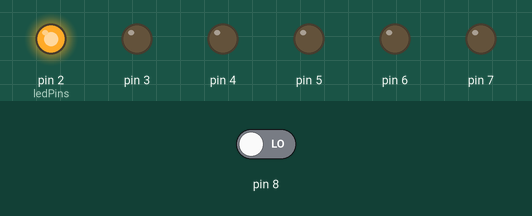
A sketch run on a simulated Arduino Uno, built with avr-gcc and run on an emulated ATmega328P. Parts: output pins drawn as LEDs (lit = HIGH). Inputs (shaded band) come from the test bench; at power-on: pin 8 LOW. What the sketch prints to the serial monitor is not drawn.

Above: at 0.5 s.
At 1.5 s:
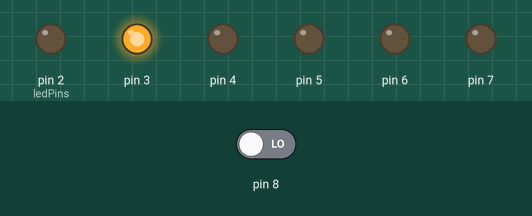
At 2.5 s:
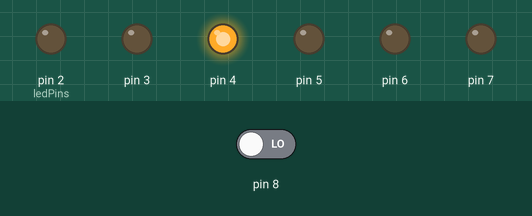
At 3.5 s:
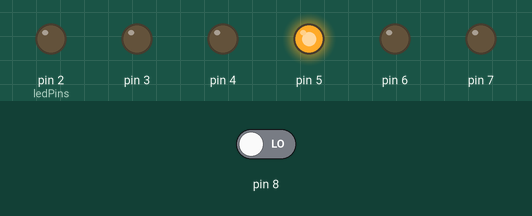
At 4.5 s:
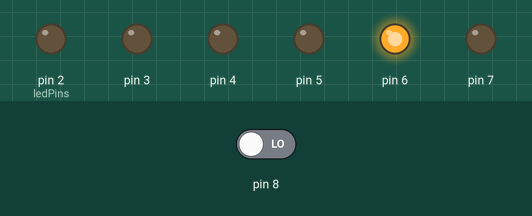
At 5.5 s:
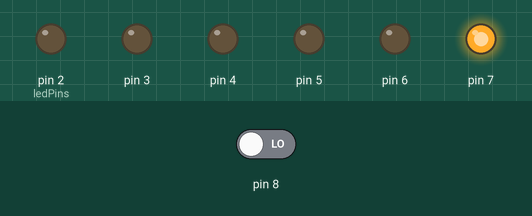
Timing chart, 0 to 7.8 s (numbered marks = the images above):
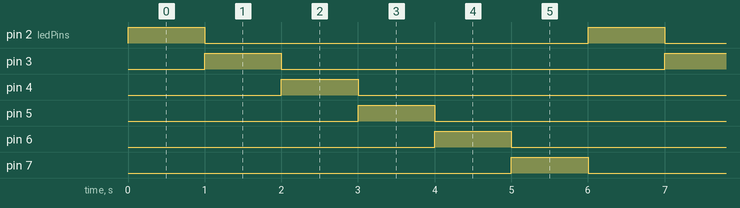

Measured:
- by itself, pin 2 (ledPins), pin 3–7: alternates HIGH for 1.0 s and LOW for 5.0 s
- by itself, everything shown: repeats every 6.0 s, in 7 steps

The sketch:

test.ino
```cpp
int ledPins = 2;

void setup() {
    Serial.begin(9600);
    pinMode(8, INPUT);
    pinMode(2, OUTPUT);
    pinMode(3, OUTPUT);
    pinMode(4, OUTPUT);
    pinMode(5, OUTPUT);
    pinMode(6, OUTPUT);
    pinMode(7, OUTPUT);
}
void loop() {
    int switchState = digitalRead(8);
    Serial.print("Switch State: ");
    Serial.println(switchState);
    for (int i = 2; i < 8; i++) {
        digitalWrite(i, HIGH);
        delay(1000);
        digitalWrite(i, LOW);
    }
}
```
